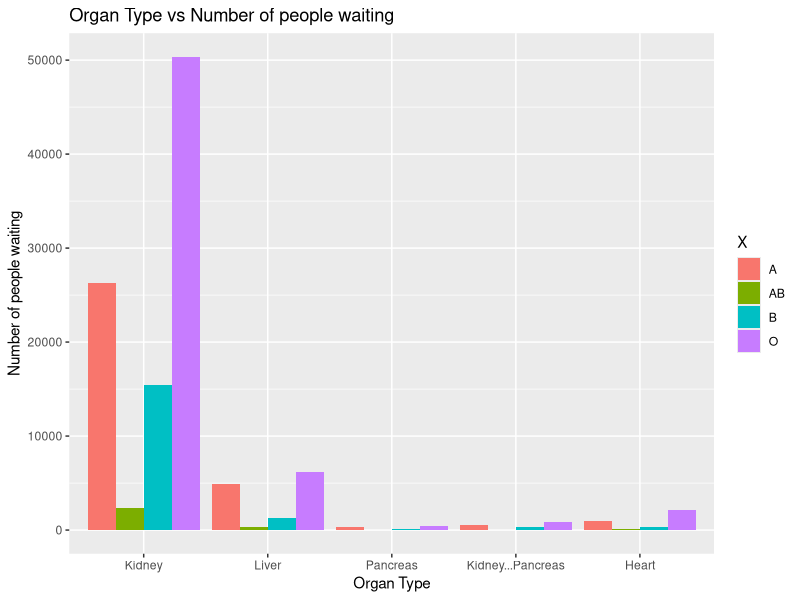

Recreate this plot in R.
library(dplyr)
library(ggplot2)
library(magrittr)
library(tidyr)
organ_waiting <- read.csv(file = 'Organ_by_Blood_Type.csv', stringsAsFactors = FALSE)
organ_waiting_c <- subset(organ_waiting, select = -c(X.1, All.Organs))
organ_waiting_c = organ_waiting_c[-1,1:6]
waiting_long <- gather(organ_waiting_c, Organ, Waiting_Num, 2:6, factor_key=TRUE)
waiting_long$Waiting_Num <- as.numeric(gsub(",", "", waiting_long$Waiting_Num))
ggplot(data=waiting_long, aes(x=Organ, y=Waiting_Num, fill=X)) +
  geom_bar(stat="identity", position=position_dodge())+
  xlab("Organ Type") + 
  ylab("Number of people waiting") + 
  ggtitle("Organ Type vs Number of people waiting") 
